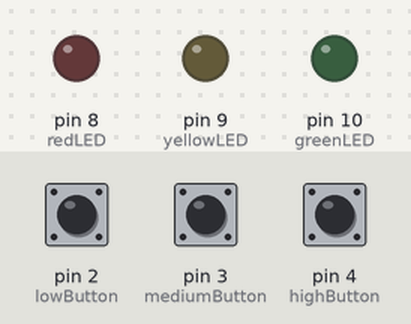
The sketch below on a simulated Arduino Uno, built with avr-gcc and run on an emulated ATmega328P. Parts: output pins drawn as LEDs (lit = HIGH). The inputs (shaded band) are chosen by the test bench; at power-on: pin 2 (lowButton) HIGH, pin 3 (mediumButton) HIGH, pin 4 (highButton) HIGH.

Above: at 1.2 s.
1.3 s: pin 2 (lowButton) pulled LOW for 0.15 s
At 1.37 s:
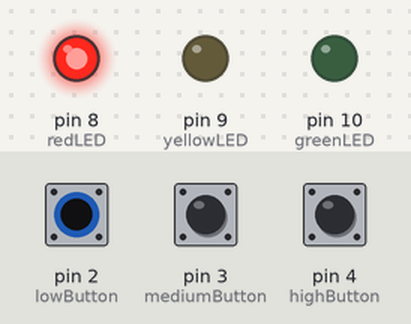
2.9 s: pin 3 (mediumButton) pulled LOW for 0.15 s
At 2.97 s:
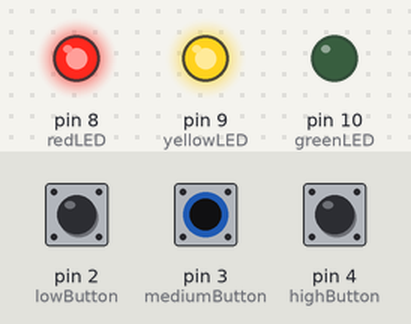
4.5 s: pin 4 (highButton) pulled LOW for 0.15 s
At 4.57 s:
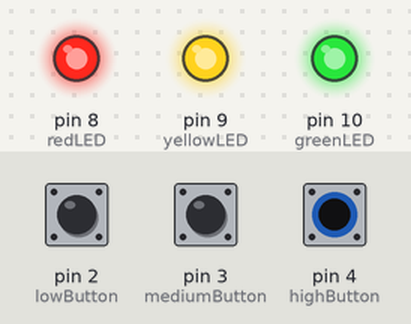
6.1 s: pin 4 (highButton) pulled LOW for 3.2 s
At 9.9 s:
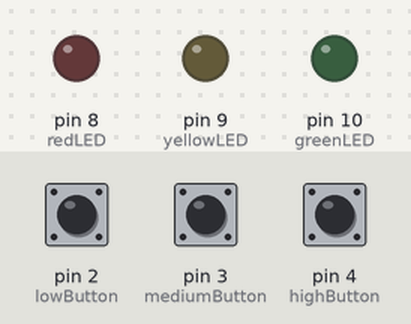
10.8 s: pin 2 (lowButton) pulled LOW for 3.2 s
At 12.2 s:
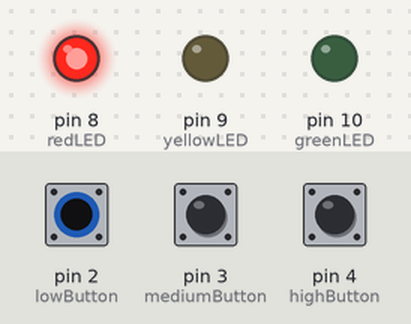
Timing chart, 0 to 15.5 s (numbered marks = the images above; inputs shaded):
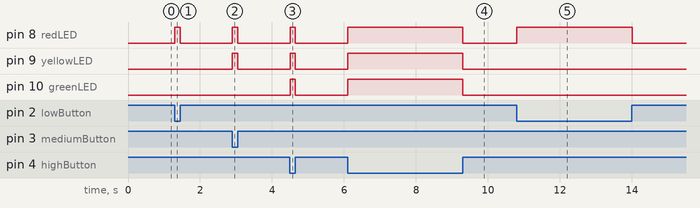

The sketch:

SKETCH.ino
```cpp
const int lowButton = 2;
const int mediumButton = 3;
const int highButton = 4;

const int redLED = 8;
const int yellowLED = 9;
const int greenLED = 10;

void setup() {
  pinMode(lowButton, INPUT_PULLUP);
  pinMode(mediumButton, INPUT_PULLUP);
  pinMode(highButton, INPUT_PULLUP);

  pinMode(redLED, OUTPUT);
  pinMode(yellowLED, OUTPUT);
  pinMode(greenLED, OUTPUT);
}

void loop() {
  bool low = digitalRead(lowButton) == LOW;
  bool medium = digitalRead(mediumButton) == LOW;
  bool high = digitalRead(highButton) == LOW;

  if (high) {
    digitalWrite(redLED, HIGH);
    digitalWrite(yellowLED, HIGH);
    digitalWrite(greenLED, HIGH);
  }
  else if (medium) {
    digitalWrite(redLED, HIGH);
    digitalWrite(yellowLED, HIGH);
    digitalWrite(greenLED, LOW);
  }
  else if (low) {
    digitalWrite(redLED, HIGH);
    digitalWrite(yellowLED, LOW);
    digitalWrite(greenLED, LOW);
  }
  else {
    digitalWrite(redLED, LOW);
    digitalWrite(yellowLED, LOW);
    digitalWrite(greenLED, LOW);
  }
}
```

Measured:
- after the input at 1.3 s, pin 8 (redLED): LOW → HIGH at once, → LOW 0.15 s later
- after the input at 2.9 s, pin 8 (redLED), pin 9 (yellowLED): LOW → HIGH at once, → LOW 0.15 s later
- after the input at 4.5 s, pin 8 (redLED), pin 9 (yellowLED), pin 10 (greenLED): LOW → HIGH at once, → LOW 0.15 s later
- after the input at 6.1 s, pin 8 (redLED), pin 9 (yellowLED), pin 10 (greenLED): LOW → HIGH at once, → LOW 3.2 s later
- after the input at 10.8 s, pin 8 (redLED): LOW → HIGH at once, → LOW 3.2 s later
